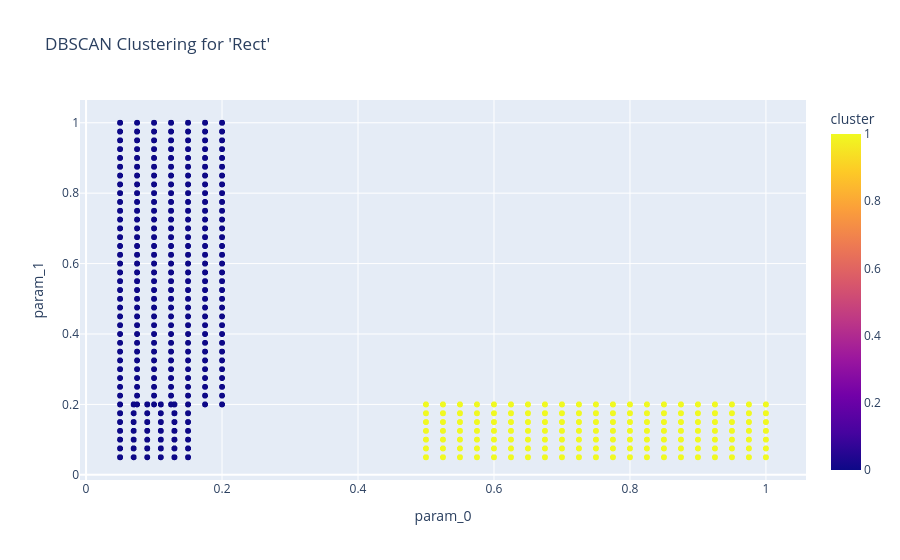

The notebook cell this image was saved under:
### Markdown cell above
# 5. Abstraction after Clustering

### Code cell
print("\n--- PHASE 2: ABSTRACTION ON CLUSTERED STRUCTURES ---")

# 2.1. Cluster a list of specified structures
# Define which structures you want to attempt to cluster.
structure_names_to_cluster = ["Rect"] # CHANGED: Now a list
all_clustered_structures = {}

print(f"\nAttempting to cluster structures: {structure_names_to_cluster}...")

for structure_name in structure_names_to_cluster:
    print(f"\n--- Clustering '{structure_name}' ---")
    
    # Get the parameters for the current structure
    params = structures.get(structure_name)
    if not params:
        print(f"Structure '{structure_name}' not found or is empty. Skipping.")
        continue
        
    df = make_df_from_structure(params)

    if df.empty or df.shape[1] == 0:
        print(f"No float parameters to cluster for '{structure_name}'. Skipping.")
        continue

    # Normalize and cluster using DBSCAN
    X = StandardScaler().fit_transform(df.values)
    # Note: You might need to tune eps and min_samples for different structures
    labels = DBSCAN(eps=0.5, min_samples=10).fit_predict(X)
    df["cluster"] = labels
    
    # Visualize the clusters for the current structure
    num_clusters_found = len(set(labels)) - (1 if -1 in labels else 0)
    print(f"Found {num_clusters_found} clusters for '{structure_name}'.")
    
    fig = px.scatter(
        df, 
        x="param_0", 
        y="param_1" if "param_1" in df.columns else None, 
        color="cluster",
        title=f"DBSCAN Clustering for '{structure_name}'"
    )
    fig.show()

    # Create new, more specific structures based on the clusters found
    cluster_map = defaultdict(list)
    for i, label in enumerate(labels):
        if label != -1:  # Ignore noise points
            # Create a unique name for the new clustered structure
            new_structure_name = f"{structure_name.lower()}_cluster_{label}"
            cluster_map[new_structure_name].append(params[i])
            
    # Add the newly found clusters to our collection
    all_clustered_structures.update(dict(cluster_map))

### Figure 1 — Plotly figure (JSON) as saved in the notebook; plotly's stock layout.template omitted (floating-point values rounded to 4 significant figures; data arrays with more than 128 entries replaced by an {"elided": "..."} marker saying what was removed)
{"data": [{"hovertemplate": "param_0=%{x}<br>param_1=%{y}<br>cluster=%{marker.color}<extra></extra>", "legendgroup": "", "marker": {"color": {"elided": "12000 int values"}, "coloraxis": "coloraxis", "symbol": "circle"}, "mode": "markers", "name": "", "showlegend": false, "type": "scattergl", "x": {"elided": "12000 float values"}, "xaxis": "x", "y": {"elided": "12000 float values"}, "yaxis": "y"}], "layout": {"coloraxis": {"colorbar": {"title": {"text": "cluster"}}, "colorscale": [[0, "#0d0887"], [0.1111, "#46039f"], [0.2222, "#7201a8"], [0.3333, "#9c179e"], [0.4444, "#bd3786"], [0.5556, "#d8576b"], [0.6667, "#ed7953"], [0.7778, "#fb9f3a"], [0.8889, "#fdca26"], [1, "#f0f921"]]}, "legend": {"tracegroupgap": 0}, "title": {"text": "DBSCAN Clustering for 'Rect'"}, "xaxis": {"anchor": "y", "domain": [0, 1], "title": {"text": "param_0"}}, "yaxis": {"anchor": "x", "domain": [0, 1], "title": {"text": "param_1"}}}}
